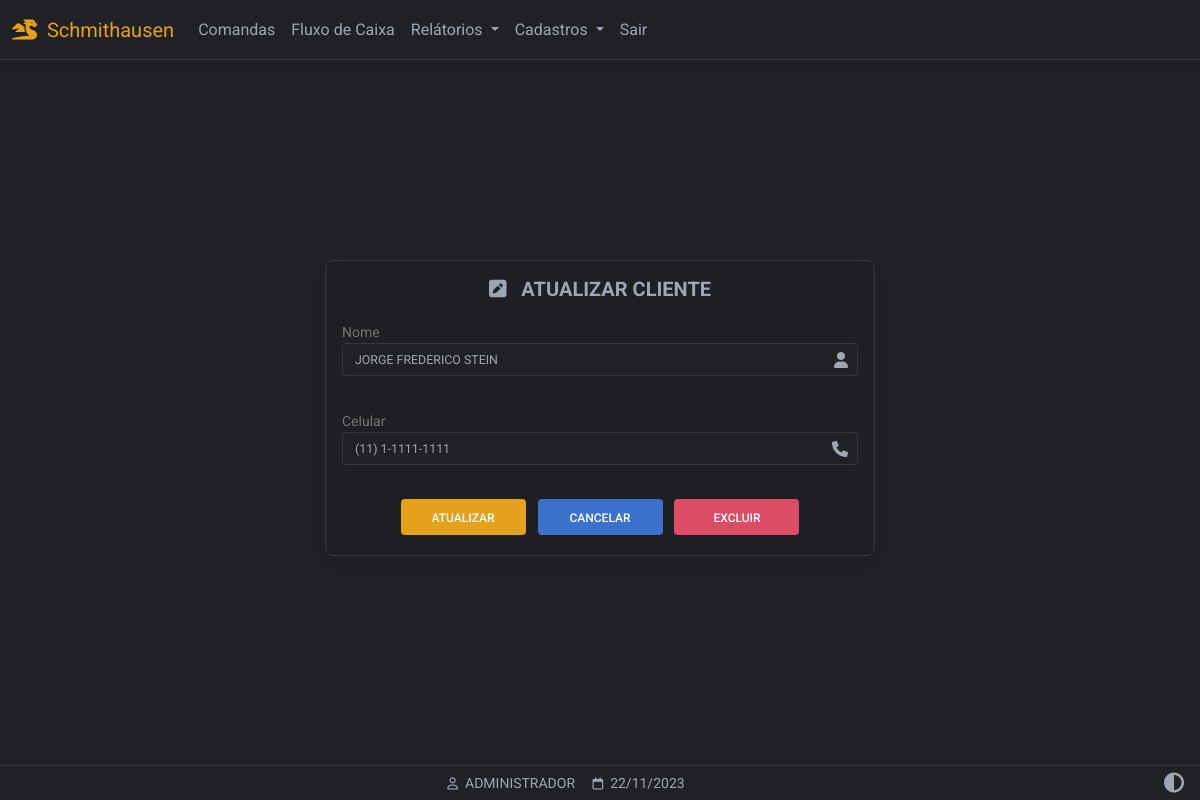
Page /clientes_atualizar/2 (signed in) on the earlier database version.
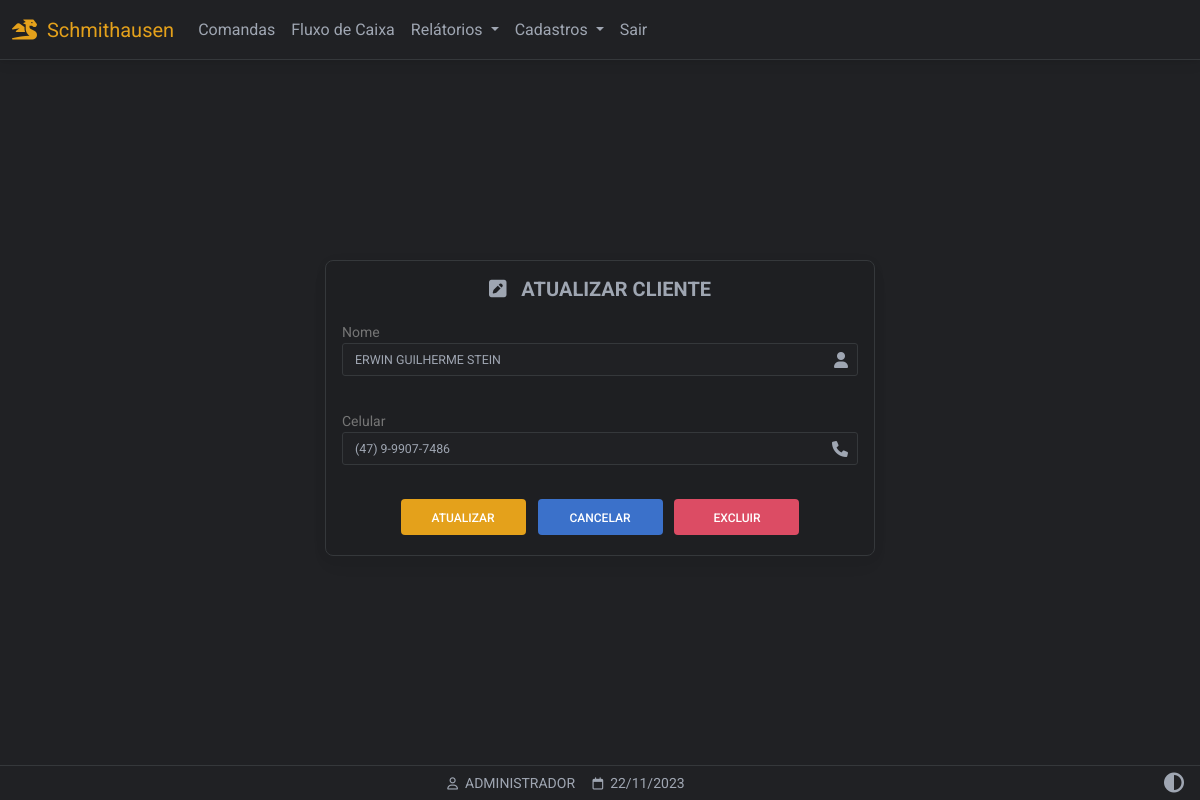
Same page on the later database version.
### website/models.py (models this page shows)
class Cliente(db.Model):
    id = db.Column(db.Integer, primary_key=True)
    fone = db.Column(db.String(150))
    data_criacao = db.Column(db.DateTime(timezone=True), default=func.now())
    nome = db.Column(db.String(150))
    comandas = db.relationship('Comanda',backref='comandas')

### website/routes/view_clientes.py (the view, shortened to what this page needs)
@view_clientes.route('/clientes_atualizar/<int:id>', methods=['GET','POST'])
@login_required
def atualizarClientes(id):
    form = CadastroCliente()
    get_cli = Cliente.query.get(id)
    if request.method == 'GET':
        if id != 1:
            return render_template('clientes_atualizar.html',
                user=current_user,
                data=data,
                form=form,
                c=get_cli
                )
        else:
            flash('NÃO PODE SER EDITADO!')
            return redirect(url_for('view_clientes.clientes'))

### website/forms/forms_clientes.py
class CadastroCliente(FlaskForm):
	nome = StringField(
	'Nome',
	validators= [
	DataRequired(message=("Este campo é obrigatório!")),
	Length(min=4, message=("Pelo menos 4 caracteres!"))
	])
	fone = StringField(
	'Celuar',
	validators= [
	DataRequired(message=("Este campo é obrigatório!")),
	Length(min=16,max=16, message=("Número celuar inválido!"))
	])

### website/templates/clientes_atualizar.html (shortened to what this page needs)
{% extends "base.html" %}
{% block content %}
{% set nome = c.nome %}
{% set fone = c.fone %}
<div class="pt-5 container-fluid background-container-form d-flex align-items-center justify-content-center"
  style="min-height: 100dvh;">
  <form method="POST" class="form-border form-outline form-white card myTheme-900 mt-5 mb-5 p-3 larg-max-form"
    action="/clientes_atualizar/{{ c.id }}" novalidate>
    <h3 align="center" class="fw-bold mb-1 text-uppercase  mb-3 h5">
      <i class="fa-solid fa-square-pen"></i>&nbsp;&nbsp;&nbsp;ATUALIZAR CLIENTE
    </h3>
    <div class="form-text">
      Nome
    </div>
    <div class="form-outline">
      {{ form.nome(class='myInputs form-control-sm', style='text-transform:uppercase', value=nome, autofocus='true') }}
    </div>
    <div class="form-text">
      Celular
    </div>
    <div class="form-outline">
      {{ form.fone(class='myInputs form-control-sm phone-mask', placeholder='(XX) X-XXXX-XXXX', value=fone) }}
    </div>
    <div class="text-center">
      <input style="width:125px" type="submit" value="ATUALIZAR" class="btn btn-warning m-1" />
      <a style="width:125px" href="/clientes" class="btn btn-primary m-1">CANCELAR</a>
      <a style="width:125px" class="btn btn-danger m-1" data-mdb-toggle="modal"
        data-mdb-target="#confirmmodalClientes">EXCLUIR</a>
    </div>
  </form>
</div>
{% endblock %}
{% block titlefooter %}
<span>
  &nbsp;{{ user.first_name.split()[0] | upper }}
  <span>
    &nbsp;{{ data.strftime('%d/%m/%Y') }}
  </span>
  {% endblock %}

Differences in the rows shown:
changed Cliente: nome "JORGE FREDERICO STEIN" → "ERWIN GUILHERME STEIN"; fone "(11) 1-1111-1111" → "(47) 9-9907-7486"
